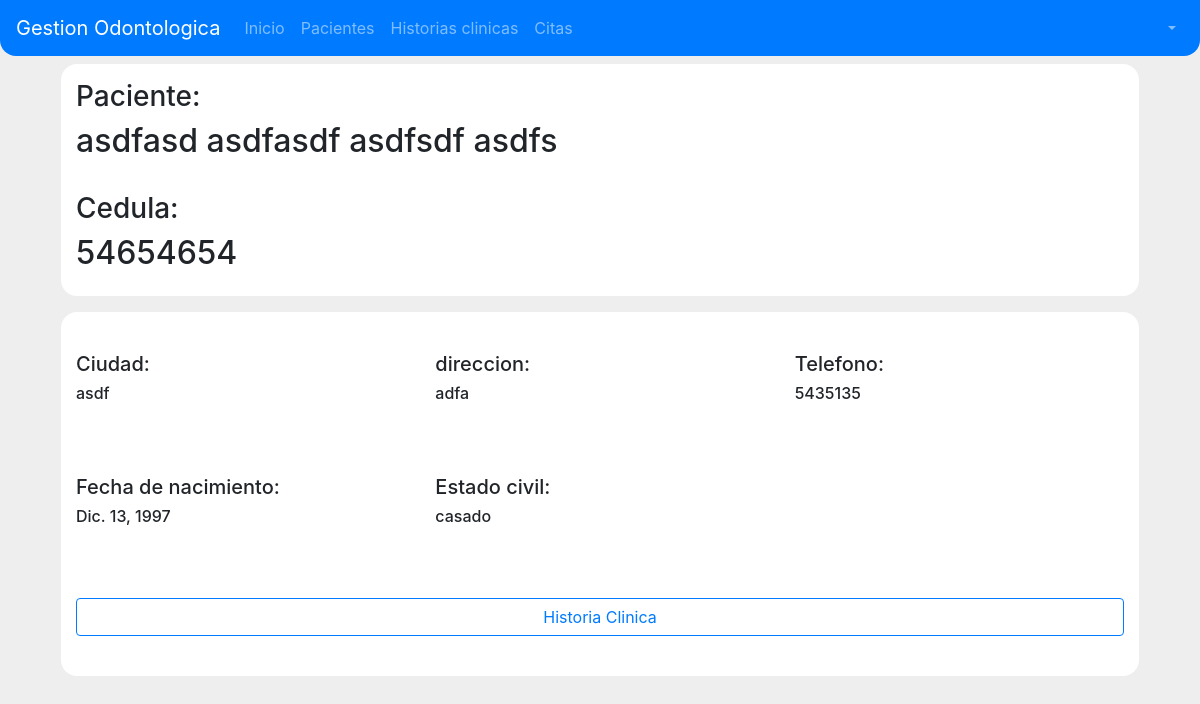
Screenshot of /pacientes/54654654 with the database file from the repository.
### pacientes/models.py (models this page shows, shortened)
class Paciente(models.Model):
    estados_civiles = (
        ('soltero', 'Soltero/a'),
        ('casado', 'Casado/a'),
        ('union libre', 'Union libre'),
        ('viudo', 'Viudo/a'),
        ('divorciado', 'Divorciado/a'),
        ('comprometido', 'Comprometido/a')
    )
    sexos = (
        ('masculino', 'Masculino'),
        ('femenino', 'Femenino')
    )
    cedula = models.CharField(primary_key=True, max_length=11)
    primer_nombre = models.CharField(max_length=15)
    segundo_nombre = models.CharField(max_length=15, blank=True)
    primer_apellido = models.CharField(max_length=15)
    segundo_apellido = models.CharField(max_length=15)
    direccion = models.CharField(max_length=100)
    ciudad = models.CharField(max_length=50)
    fecha_nacimiento = models.DateField()
    estado_civil = models.CharField(max_length=50, choices=estados_civiles)
    telefono = models.CharField(max_length=10)
    sexo=models.CharField(max_length=15, choices=sexos, default='sexo')

### pacientes/views.py (the view)
# urls.py: url(r'^pacientes/(?P<pk>\d+)$', DetallePaciente.as_view(), name='detalle_paciente'),
class DetallePaciente(DetailView):
    model = Paciente

### templates/pacientes/paciente_detail.html
{% extends 'base.html' %}
{% load staticfiles %}
{% block style_content %}
<link rel="stylesheet" href="{% static 'css/PacienteDetail.css' %}">
<link rel="stylesheet" href="{% static 'css/PacienteRegistro.css' %}">
{% endblock style_content %}
{% block content %}
    <section id="section-container">
        <div class="container">
            <div class="row fila">
                <div class="col-12 column">
                    <h3>Paciente:</h3>
                    <h2>{{paciente.primer_nombre}} {{paciente.segundo_nombre}} {{paciente.primer_apellido}} {{paciente.segundo_apellido}}</h2><br>
                    <h3>Cedula:</h3>
                    <h2>{{ paciente.cedula }}</h2>
                </div>
            </div>
            <div class="row fila ">
                <div class="col-12 col-md-6 col-lg-4 colDatos">
                    <h5>Ciudad:</h5>
                    <h6>{{ paciente.ciudad }}</h6>
                </div>
                <div class="col-12 col-md-6 col-lg-4 colDatos">
                    <h5>direccion: </h5>
                    <h6>{{ paciente.direccion }}</h6>
                </div>
                <div class="col-12 col-md-6 col-lg-4 colDatos">
                    <h5>Telefono: </h5>
                    <h6>{{ paciente.telefono }}</h6>
                </div>
                <div class="col-12 col-md-6 col-lg-4 colDatos">
                    <h5>Fecha de nacimiento: </h5>
                    <h6>{{ paciente.fecha_nacimiento }}</h6>
                </div>
                <div class="col-12 col-md-6 col-lg-4 colDatos">
                    <h5>Estado civil:</h5>
                    <h6>{{ paciente.estado_civil}}</h6>
                </div>
                <div class="col-12 colDatos">
                    <a href="{% url  'historias_clinicas:historia_paciente' pk=paciente.cedula%}" class="btn btn-outline-primary btn-block">Historia Clinica</a>
                </div>
            </div>
        </div>
    </section>
{% endblock content %}

### static/css/base.css (style rules this page uses)
* { font-size: 16px; }
body { background-color: #eee; }

### pacientes/static/css/PacienteDetail.css (style rules this page uses)
.fila { margin : 1em; background-color: white; border-radius: 1em; padding :.5em 0 .5em 0; }
.colDatos { margin: 2em 0; }

### pacientes/static/css/PacienteRegistro.css (style rules this page uses)
#section-container { margin: 1em 0; }
.column { border-radius: 1em; background: white; padding-top: .5em; padding-bottom: .5em; }

### rows the page displays
Paciente: primer_nombre "asdfasd", segundo_nombre "asdfasdf", primer_apellido "asdfsdf", segundo_apellido "asdfs", cedula "54654654", ciudad "asdf", direccion "adfa", telefono "5435135", fecha_nacimiento "Dic. 13, 1997", estado_civil "casado"
